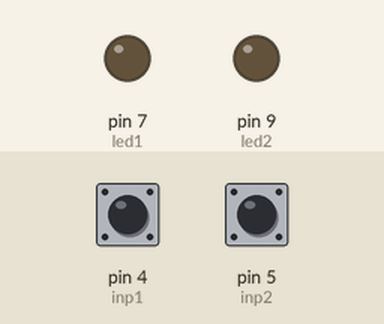
Bench run of a sketch on a simulated Arduino Uno, built with avr-gcc and run on an emulated ATmega328P. Parts: output pins drawn as LEDs (lit = HIGH). The inputs (shaded band) are chosen by the test bench; at power-on: pin 4 (inp1) HIGH, pin 5 (inp2) HIGH.

Above: at 1.2 s.
1.3 s: pin 4 (inp1) pulled LOW for 0.15 s
At 2.0 s:
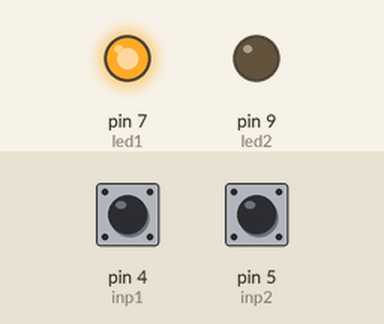
3.0 s: pin 5 (inp2) pulled LOW for 0.15 s
At 4.4 s:
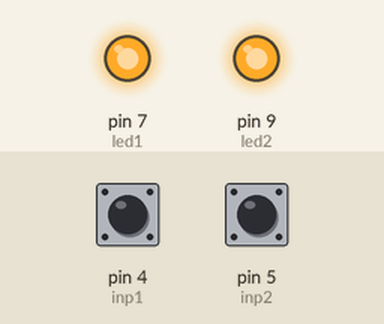
4.7 s: pin 4 (inp1) pulled LOW for 1 s
At 7.0 s:
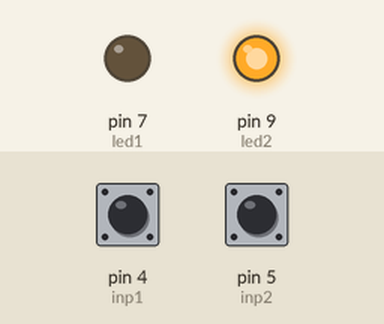
7.3 s: pin 4 (inp1) pulled LOW for 3.2 s
At 11.8 s:
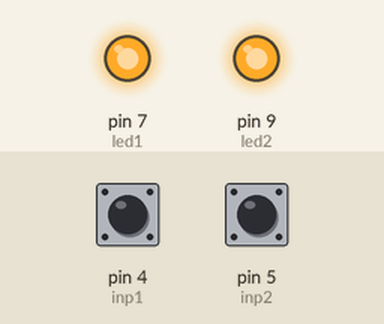
12.1 s: pin 5 (inp2) pulled LOW for 1 s
At 13.8 s:
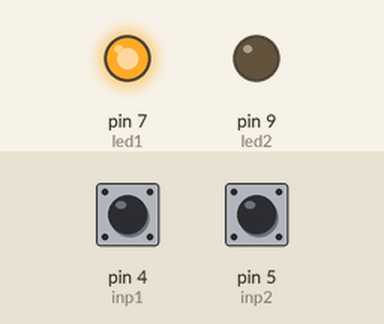
Timing chart, 0 to 15.3 s (numbered marks = the images above; inputs shaded):
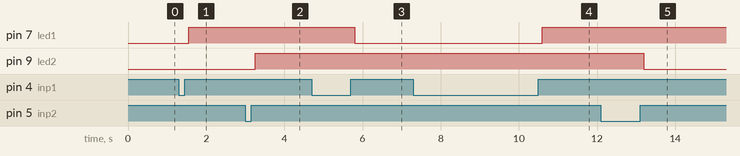

The sketch:

independent_dual_switch_dumbsafe.ino
```cpp
int led1 = 7;
int led2 = 9;

int inp1 = 4;
int inp2 = 5;

bool state1 = false;
bool state2 = false;

int dumbDelay = 100; //ms

void setup() {
  pinMode(inp1, INPUT_PULLUP);
  pinMode(inp2, INPUT_PULLUP);

  pinMode(led1, OUTPUT);
  pinMode(led2, OUTPUT);
}

void loop() {
  if (handleClick(inp1)) state1 = !state1;
  if (handleClick(inp2)) state2 = !state2;

  handleLed(led1, state1);
  handleLed(led2, state2);
}

bool handleClick(int buttonID) {
  if (digitalRead(buttonID) == LOW) {
    delay(dumbDelay);
    while (digitalRead(buttonID) == LOW);
    delay(dumbDelay);
    return true;
  }
  return false;
}

void handleLed(int ledID, bool state) {
  if (state) {
    ledOn(ledID);
  } else {
    ledOff(ledID);
  }
}

void ledOn(int ledID) {
  digitalWrite(ledID, HIGH);
}

void ledOff(int ledID) {
  digitalWrite(ledID, LOW);
}
```

Measured:
- after the input at 1.3 s, pin 7 (led1): LOW → HIGH after 0.25 s
- after the input at 3.0 s, pin 9 (led2): LOW → HIGH after 0.25 s
- after the input at 4.7 s, pin 7 (led1): HIGH → LOW after 1.1 s
- after the input at 7.3 s, pin 7 (led1): LOW → HIGH after 3.3 s
- after the input at 12.1 s, pin 9 (led2): HIGH → LOW after 1.1 s
